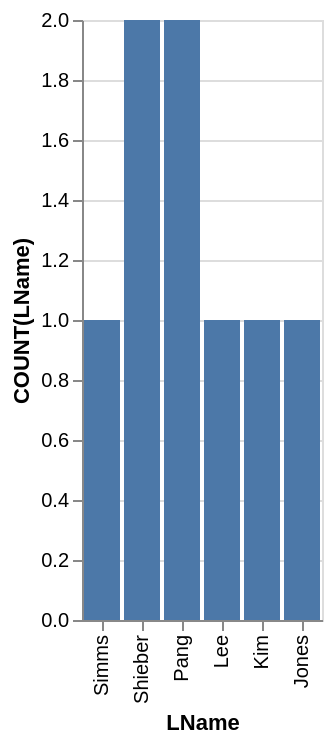

Vega-Lite specification stored for this chart:
### Vega-Lite specification from a JSON file in a GitHub repository (floating-point values rounded to 4 significant figures)
{"data": {"values": [{"x_data": "Simms", "y_data": 1}, {"x_data": "Shieber", "y_data": 2}, {"x_data": "Pang", "y_data": 2}, {"x_data": "Lee", "y_data": 1}, {"x_data": "Kim", "y_data": 1}, {"x_data": "Jones", "y_data": 1}]}, "mark": "bar", "encoding": {"x": {"field": "x_data", "type": "nominal", "title": "LName", "sort": "descending"}, "y": {"field": "y_data", "type": "quantitative", "title": "COUNT(LName)"}}}
